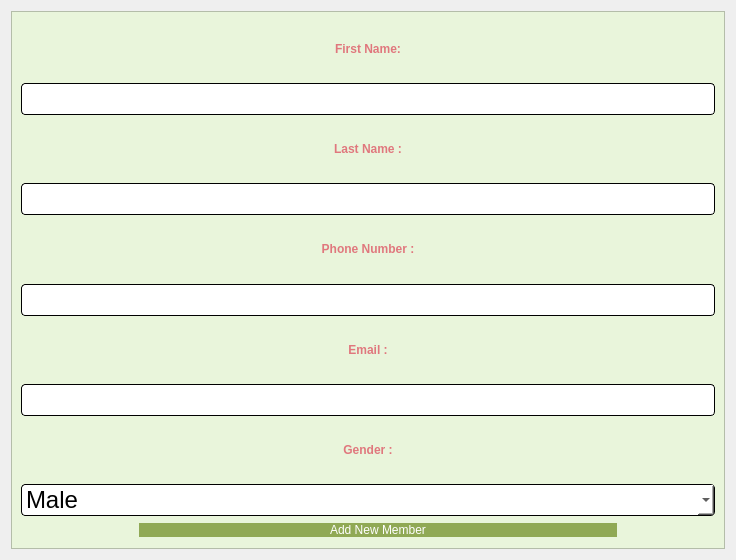
<?xml version="1.0" encoding="UTF-8"?>
<ui version="4.0">
 <class>addMember</class>
 <widget class="QDialog" name="addMember">
  <property name="geometry">
   <rect>
    <x>0</x>
    <y>0</y>
    <width>736</width>
    <height>560</height>
   </rect>
  </property>
  <property name="windowTitle">
   <string>Dialog</string>
  </property>
  <layout class="QVBoxLayout" name="verticalLayout_3">
   <item>
    <widget class="QFrame" name="frame">
     <property name="styleSheet">
      <string notr="true">background-color:#e9f5db</string>
     </property>
     <property name="frameShape">
      <enum>QFrame::StyledPanel</enum>
     </property>
     <property name="frameShadow">
      <enum>QFrame::Raised</enum>
     </property>
     <layout class="QVBoxLayout" name="verticalLayout_2">
      <item>
       <layout class="QVBoxLayout" name="verticalLayout">
        <item>
         <widget class="QLabel" name="label_6">
          <property name="styleSheet">
           <string notr="true">font: 14pt &quot;georgia&quot;;
color: #e0777d;</string>
          </property>
          <property name="text">
           <string>&lt;html&gt;&lt;head/&gt;&lt;body&gt;&lt;p align=&quot;center&quot;&gt;&lt;span style=&quot; font-weight:700;&quot;&gt;First Name:&lt;/span&gt;&lt;/p&gt;&lt;/body&gt;&lt;/html&gt;</string>
          </property>
         </widget>
        </item>
        <item>
         <widget class="QLineEdit" name="firstName">
          <property name="styleSheet">
           <string notr="true">QLineEdit{
	background-color: rgb(255, 255, 255);
	 border: 1px  solid;
     border-radius: 4px;
	font: 24px
}</string>
          </property>
         </widget>
        </item>
       </layout>
      </item>
      <item>
       <layout class="QVBoxLayout" name="verticalLayout_10">
        <item>
         <widget class="QLabel" name="label_10">
          <property name="styleSheet">
           <string notr="true">font: 14pt &quot;georgia&quot;;
color: #e0777d;</string>
          </property>
          <property name="text">
           <string>&lt;html&gt;&lt;head/&gt;&lt;body&gt;&lt;p align=&quot;center&quot;&gt;&lt;span style=&quot; font-weight:700;&quot;&gt;Last Name :&lt;/span&gt;&lt;/p&gt;&lt;/body&gt;&lt;/html&gt;</string>
          </property>
         </widget>
        </item>
        <item>
         <widget class="QLineEdit" name="lastName">
          <property name="styleSheet">
           <string notr="true">QLineEdit{
	background-color: rgb(255, 255, 255);
	 border: 1px  solid;
     border-radius: 4px;
	font: 24px
}</string>
          </property>
         </widget>
        </item>
       </layout>
      </item>
      <item>
       <layout class="QVBoxLayout" name="verticalLayout_7">
        <item>
         <widget class="QLabel" name="label_7">
          <property name="styleSheet">
           <string notr="true">font: 14pt &quot;georgia&quot;;
color: #e0777d;</string>
          </property>
          <property name="text">
           <string>&lt;html&gt;&lt;head/&gt;&lt;body&gt;&lt;p align=&quot;center&quot;&gt;&lt;span style=&quot; font-weight:700;&quot;&gt;Phone Number :&lt;/span&gt;&lt;/p&gt;&lt;/body&gt;&lt;/html&gt;</string>
          </property>
         </widget>
        </item>
        <item>
         <widget class="QLineEdit" name="phone">
          <property name="styleSheet">
           <string notr="true">QLineEdit{
	background-color: rgb(255, 255, 255);
	 border: 1px  solid;
     border-radius: 4px;
	font: 24px
}</string>
          </property>
         </widget>
        </item>
       </layout>
      </item>
      <item>
       <layout class="QVBoxLayout" name="verticalLayout_8">
        <item>
         <widget class="QLabel" name="label_8">
          <property name="styleSheet">
           <string notr="true">font: 14pt &quot;georgia&quot;;
color: #e0777d;</string>
          </property>
          <property name="text">
           <string>&lt;html&gt;&lt;head/&gt;&lt;body&gt;&lt;p align=&quot;center&quot;&gt;&lt;span style=&quot; font-weight:700;&quot;&gt;Email :&lt;/span&gt;&lt;/p&gt;&lt;/body&gt;&lt;/html&gt;</string>
          </property>
         </widget>
        </item>
        <item>
         <widget class="QLineEdit" name="email">
          <property name="styleSheet">
           <string notr="true">QLineEdit{
	background-color: rgb(255, 255, 255);
	 border: 1px  solid;
     border-radius: 4px;
	font: 24px
}</string>
          </property>
         </widget>
        </item>
       </layout>
      </item>
      <item>
       <layout class="QVBoxLayout" name="verticalLayout_9">
        <item>
         <widget class="QLabel" name="label_9">
          <property name="styleSheet">
           <string notr="true">font: 14pt &quot;georgia&quot;;
color: #e0777d;</string>
          </property>
          <property name="text">
           <string>&lt;html&gt;&lt;head/&gt;&lt;body&gt;&lt;p align=&quot;center&quot;&gt;&lt;span style=&quot; font-weight:700;&quot;&gt;Gender :&lt;/span&gt;&lt;/p&gt;&lt;/body&gt;&lt;/html&gt;</string>
          </property>
         </widget>
        </item>
        <item>
         <widget class="QComboBox" name="gender">
          <property name="styleSheet">
           <string notr="true">QComboBox{
	background-color: rgb(255, 255, 255);
	 border: 1px  solid;
     border-radius: 4px;
	font: 24px
}</string>
          </property>
          <item>
           <property name="text">
            <string>Male</string>
           </property>
          </item>
          <item>
           <property name="text">
            <string>Female</string>
           </property>
          </item>
         </widget>
        </item>
       </layout>
      </item>
      <item>
       <layout class="QHBoxLayout" name="horizontalLayout">
        <item>
         <spacer name="horizontalSpacer">
          <property name="orientation">
           <enum>Qt::Horizontal</enum>
          </property>
          <property name="sizeType">
           <enum>QSizePolicy::Fixed</enum>
          </property>
          <property name="sizeHint" stdset="0">
           <size>
            <width>118</width>
            <height>17</height>
           </size>
          </property>
         </spacer>
        </item>
        <item>
         <widget class="QPushButton" name="addMemberButton">
          <property name="styleSheet">
           <string notr="true">QPushButton{
color: rgb(255, 255, 255);
font: 14pt &quot;georgia&quot;;
border-radius:8px;
padding : 0 8px;
background: #90a955;
border -radius:10px;
}
QPushButton:hover:!pressed

{
background:#572b788;
}
QToolButton
{

border-radius:10px;
bacground:red;
color:red;
}

QPushButton:pressed
{
              font-size: 19px;
              transition: 0.9s; 
}</string>
          </property>
          <property name="text">
           <string>Add New Member</string>
          </property>
         </widget>
        </item>
        <item>
         <spacer name="horizontalSpacer_2">
          <property name="orientation">
           <enum>Qt::Horizontal</enum>
          </property>
          <property name="sizeType">
           <enum>QSizePolicy::Fixed</enum>
          </property>
          <property name="sizeHint" stdset="0">
           <size>
            <width>98</width>
            <height>17</height>
           </size>
          </property>
         </spacer>
        </item>
       </layout>
      </item>
     </layout>
    </widget>
   </item>
  </layout>
 </widget>
 <resources/>
 <connections/>
</ui>
